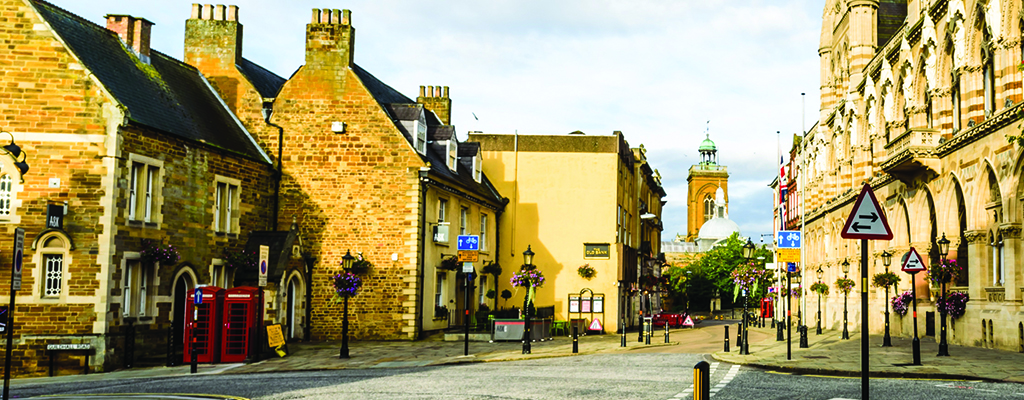
#> input picture Python/Homeworks/HW9/pic1.jpg, 1024 x 400 px
$ python HW9_7.py
#> lines starting #> are read from the running program, lines starting #| are printed output that depends on the picture; after the words box and inside, x2 and y2 are one past the last pixel; in counts of white or black regions, pixels touching at a corner belong together
import cv2 as cv

img = cv.imread('pic1.jpg')
#> img is the input picture: shape (400, 1024, 3); mean B, G, R 103, 152.1, 162.8
img1 = cv.imread('pic1.jpg')

cv.line(img, (0,img.shape[0]), (img.shape[1], 0),
				(255, 255, 0), thickness = 3)
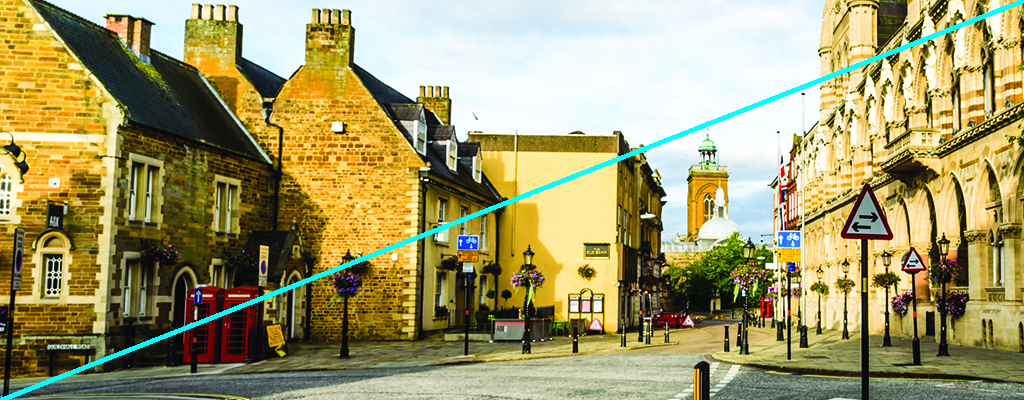
#> img: shape (400, 1024, 3); 1.27% of pixels changed, all inside (x1, y1, x2, y2) = (0, 0, 1024, 400)

cv.imshow('Original', img1)
cv.imshow('Line', img)


cv.waitKey(0)

$ run again, with Python/Homeworks/HW9/pic2.jpg copied over Python/Homeworks/HW9/pic1.jpg
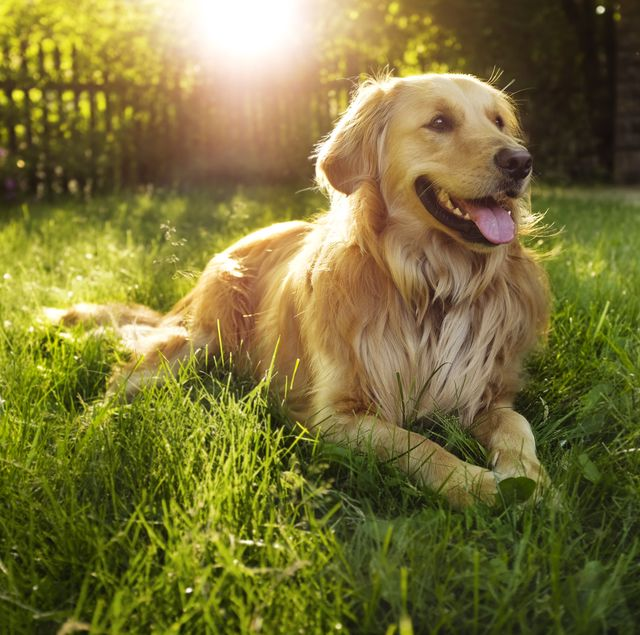
#> input picture Python/Homeworks/HW9/pic2.jpg, 640 x 635 px
#> img is the input picture: shape (635, 640, 3); mean B, G, R 56.4, 114.9, 122.6
#> `cv.line(img, (0,img.shape[0]), (img.shape[1], 0), (255, 255, 0), thick..`:
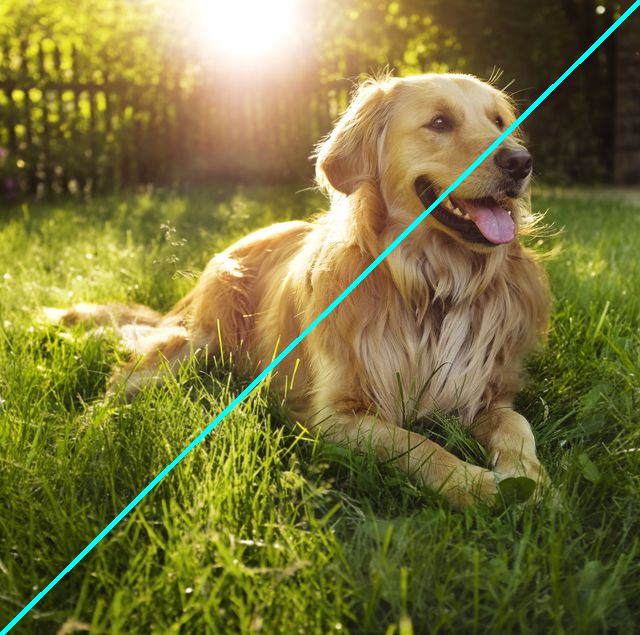
#> img: shape (635, 640, 3); 1.07% of pixels changed, all inside (x1, y1, x2, y2) = (0, 0, 640, 635)

$ run again, with Python/Homeworks/HW9/pic3.jpg copied over Python/Homeworks/HW9/pic1.jpg
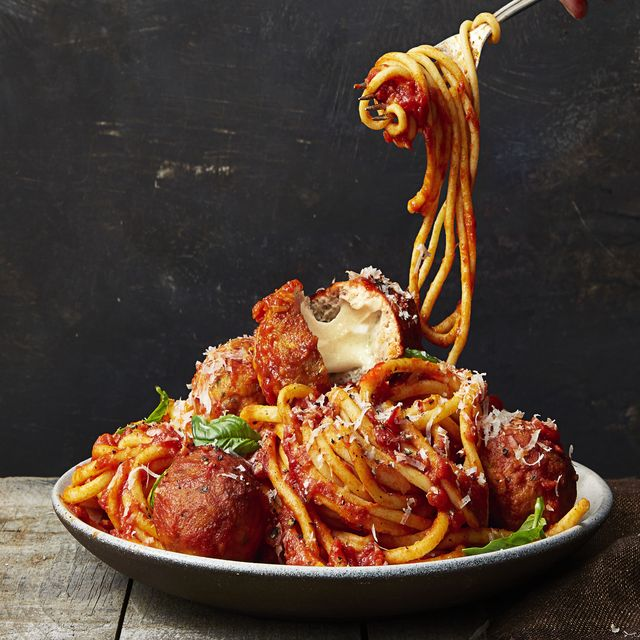
#> input picture Python/Homeworks/HW9/pic3.jpg, 640 x 640 px
#> img is the input picture: shape (640, 640, 3); mean B, G, R 49.3, 62.4, 83.9
#> `cv.line(img, (0,img.shape[0]), (img.shape[1], 0), (255, 255, 0), thick..`:
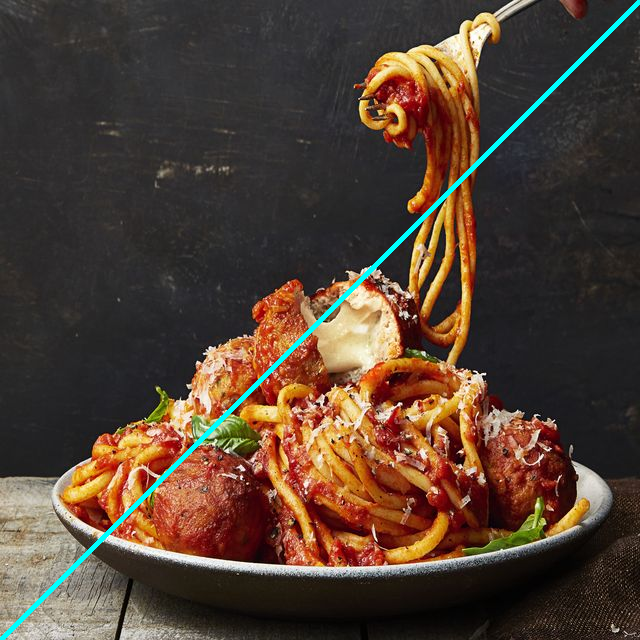
#> img: shape (640, 640, 3); 1.09% of pixels changed, all inside (x1, y1, x2, y2) = (0, 0, 640, 640)
